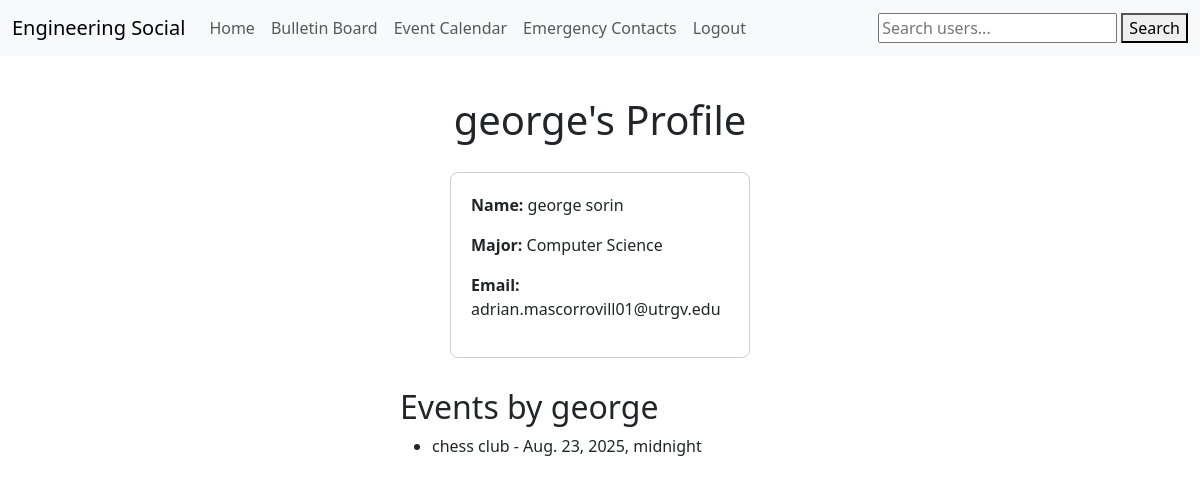
Screenshot of /EngineeringSocialApp/profile/3/ (signed in) with the database file from the repository.
### users/models.py (models this page shows, shortened)
class Users(models.Model):
    user = models.OneToOneField(User, on_delete=models.CASCADE, related_name='custom_user')
    created_at = models.DateTimeField(auto_now_add=True)
    phone = models.CharField(max_length=10, blank=True, null=True)
    major = models.CharField(max_length=30, blank=True, null=True)

### EngineeringSocialApp/models.py (models this page shows, shortened)
class Event(models.Model):
    title = models.CharField(max_length=200)
    description = models.TextField(blank=True)
    date = models.DateTimeField()
    created_by = models.ForeignKey(User, on_delete=models.CASCADE)

### EngineeringSocialApp/views.py (the view)
# urls.py: path('profile/<int:user_id>/', views.public_profile, name='public_profile'),
@login_required
def public_profile(request, user_id):
    user_obj = get_object_or_404(User, pk=user_id)
    custom_user = get_object_or_404(Users, user=user_obj)
    events = Event.objects.filter(created_by=user_obj).order_by('date')
    return render(request, 'public_profile.html', {
        "custom_user": custom_user,
        "events": events,
    })

### EngineeringSocialApp/templates/public_profile.html
{% extends 'base.html' %}
{% block content %}
<div style="display: flex; flex-direction: column; align-items: center; margin-top: 40px;">
    <h1>{{ custom_user.user.first_name }}'s Profile</h1>
    <div style="margin-top: 20px; border: 1px solid #ccc; border-radius: 8px; padding: 20px; width: 300px; text-align: left;">
        <p><strong>Name:</strong> {{ custom_user.user.first_name }} {{ custom_user.user.last_name }}</p>
        <p><strong>Major:</strong> {{ custom_user.major }}</p>
        <p><strong>Email:</strong> {{ custom_user.user.email }}</p>
    </div>
    <div style="margin-top: 30px; width: 400px;">
        <h2>Events by {{ custom_user.user.first_name }}</h2>
        <ul>
            {% for event in events %}
                <li>{{ event.title }} - {{ event.date }}</li>
            {% empty %}
                <li>No events posted.</li>
            {% endfor %}
        </ul>
    </div>
</div>
{% endblock %}

### rows the page displays
Users: user.first_name "george", user.last_name "sorin", major "Computer Science", user.email "adrian.mascorrovill01@utrgv.edu"
Event: title "chess club", date "Aug. 23, 2025, midnight"
